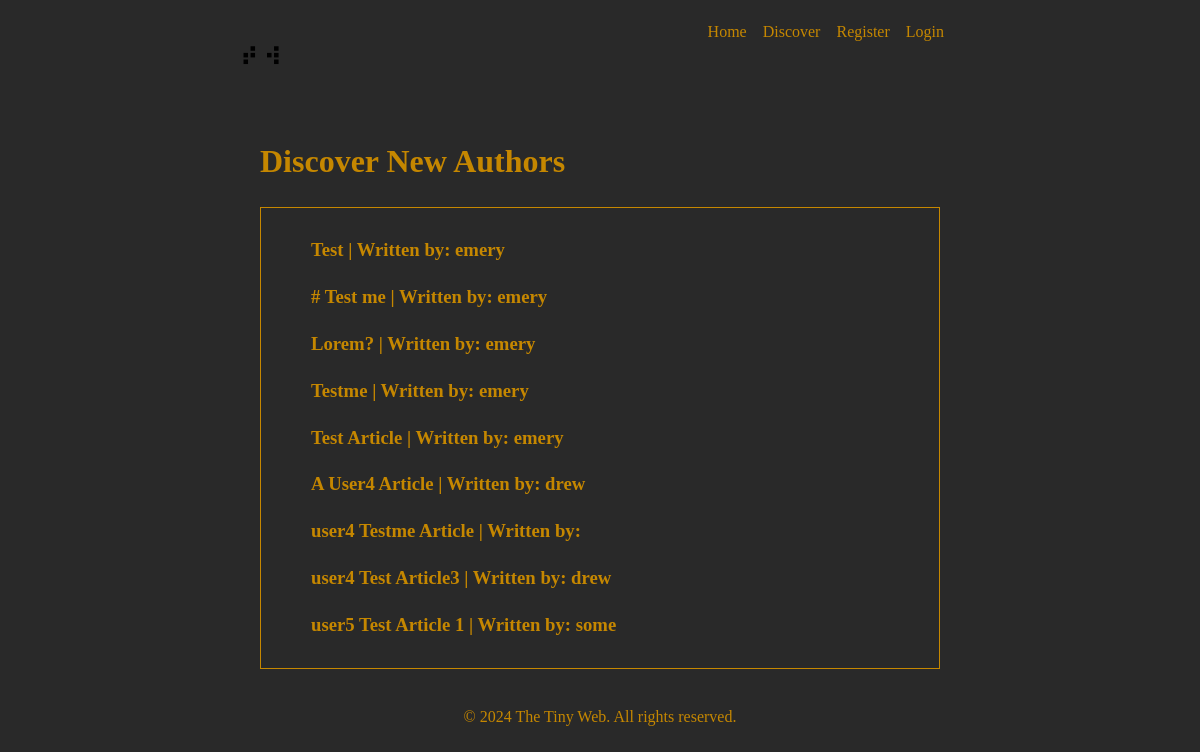
The page /discover/discover-articles/ on the database as committed earlier.
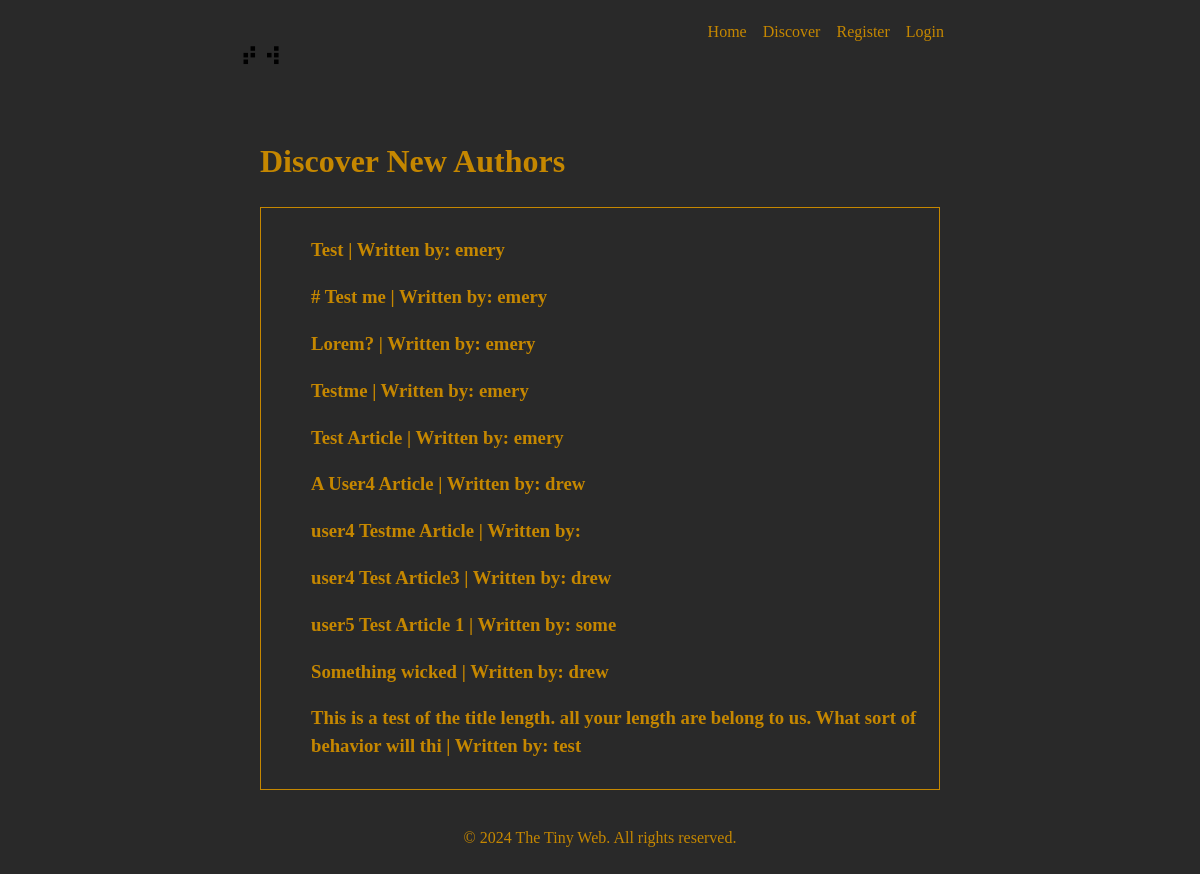
The same page on the database as committed later.
### user/models.py (models this page shows, shortened)
class Article(models.Model):
    title = models.CharField(max_length=100)
    content = MarkdownxField()
    created_at = models.DateTimeField(auto_now_add=True)
    updated_at = models.DateTimeField(auto_now=True)
    user = models.ForeignKey(CustomUser, max_length=10, on_delete=models.CASCADE, null=True)

### account/models.py (models this page shows, shortened)
class CustomUser(AbstractBaseUser, PermissionsMixin):
    username = None
    email = models.EmailField(unique=True)
    first_name = models.CharField(max_length=80)
    last_name = models.CharField(max_length=100)
    is_active = models.BooleanField(default=True)
    is_staff = models.BooleanField(default=False)
    date_joined = models.DateTimeField(default=timezone.now)
    USERNAME_FIELD = 'email'
    REQUIRED_FIELDS = []
    objects = CustomUserManager()
    class DiscoverArticles(models.Model):
        title = models.CharField(max_length=100)

### discover/views.py (the view)
# urls.py: path('discover-articles/', views.discover_articles, name='discover-articles'),
def discover_articles(request):
    article = Article.objects.all()
    context = {'AllArticles': article, }
    return render(request, 'discover/discover-articles.html', context)

### discover/templates/discover/discover-articles.html (shortened to what this page needs)
{% extends 'account/base.html' %}
{% block content %}
    <h1>Discover New Authors</h1>
    <div class="discover-list">
    <ul>
        {% for article in AllArticles %}
            <li>
                <h3>{{ article.title }} | Written by: {{ article.user.first_name }}</h3>
            </li>
        {% endfor %}
    </ul>
    </div>
{% endblock %}

Rows that differ between the two databases and show on the page:
added Article: title "Something wicked", user.first_name "drew"
added Article: title "This is a test of the title length. all your length are belong to us. What sort of behavior will thi", user.first_name "test"
